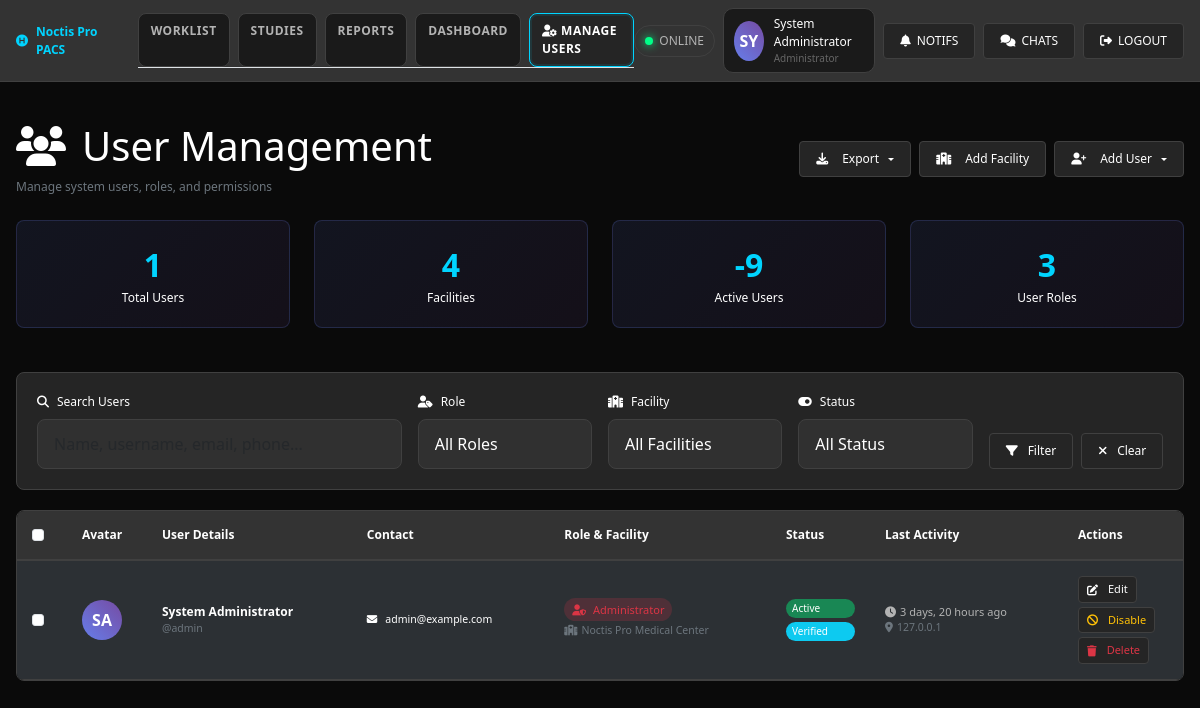
/admin-panel/users/ (signed in), run on an earlier commit of the app's database.
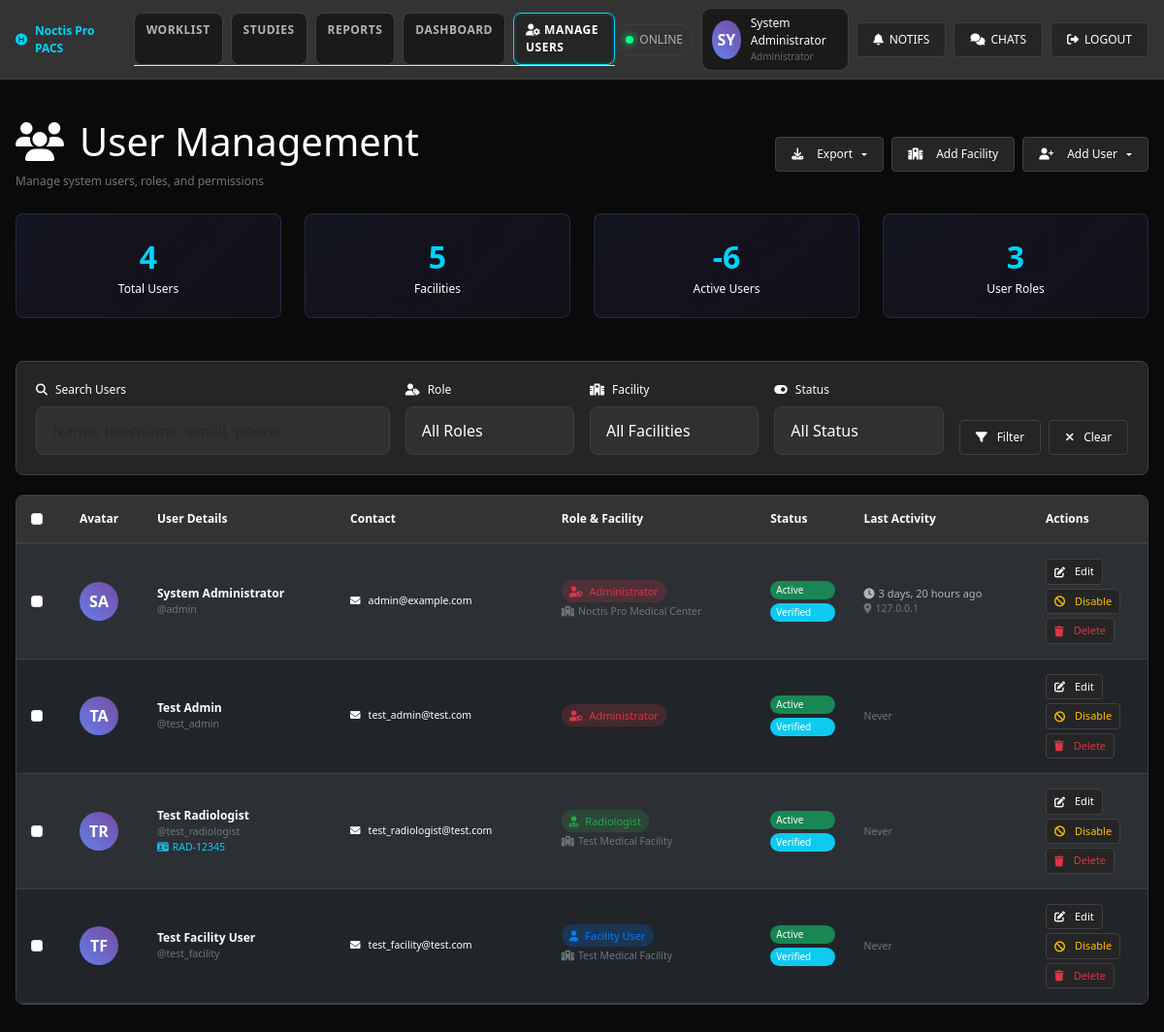
And on a later commit of the database.
### accounts/models.py (models this page shows, shortened)
class User(AbstractUser):
    USER_ROLES = (
        ('admin', 'Administrator'),
        ('radiologist', 'Radiologist'),
        ('facility', 'Facility User'),
    )
    role = models.CharField(max_length=20, choices=USER_ROLES, default='facility')
    facility = models.ForeignKey(Facility, on_delete=models.CASCADE, null=True, blank=True)
    phone = models.CharField(max_length=20, blank=True)
    license_number = models.CharField(max_length=100, blank=True)
    specialization = models.CharField(max_length=100, blank=True)
    is_verified = models.BooleanField(default=False)
    last_login_ip = models.GenericIPAddressField(null=True, blank=True)
    created_at = models.DateTimeField(auto_now_add=True)
    updated_at = models.DateTimeField(auto_now=True)
    def is_admin(self):
        if getattr(self, 'is_superuser', False) or getattr(self, 'is_staff', False):
            return True
        return self.role == 'admin'

class Facility(models.Model):
    name = models.CharField(max_length=200)
    address = models.TextField()
    phone = models.CharField(max_length=20)
    email = models.EmailField()
    license_number = models.CharField(max_length=100, unique=True)
    letterhead = models.ImageField(upload_to='letterheads/', null=True, blank=True)
    ae_title = models.CharField(max_length=32, blank=True, default='')
    is_active = models.BooleanField(default=True)
    created_at = models.DateTimeField(auto_now_add=True)
    updated_at = models.DateTimeField(auto_now=True)
    class Meta:
        verbose_name_plural = "Facilities"

### admin_panel/views.py (the view, shortened to what this page needs)
# urls.py: path('users/', views.user_management, name='user_management'),
@login_required
@user_passes_test(is_admin)
def user_management(request):
    users = User.objects.select_related('facility').all()
    search_query = request.GET.get('search', '')
    role_filter = request.GET.get('role', '')
    if role_filter:
        users = users.filter(role=role_filter)
    facility_filter = request.GET.get('facility', '')
    if facility_filter:
        users = users.filter(facility_id=facility_filter)
    status_filter = request.GET.get('status', '')
    if status_filter == 'active':
        users = users.filter(is_active=True)
    elif status_filter == 'inactive':
        users = users.filter(is_active=False)
    elif status_filter == 'verified':
        users = users.filter(is_verified=True)
    elif status_filter == 'unverified':
        users = users.filter(is_verified=False)
    export_format = request.GET.get('export', '')
    if export_format:
        return export_users(users, export_format)
    paginator = Paginator(users, 20)
    page_number = request.GET.get('page')
    users_page = paginator.get_page(page_number)
    facilities = Facility.objects.filter(is_active=True)
    context = {
        'users': users_page,
        'facilities': facilities,
        'search_query': search_query,
        'role_filter': role_filter,
        'facility_filter': facility_filter,
        'user_roles': User.USER_ROLES,
    }
    return render(request, 'admin_panel/user_management.html', context)

### admin_panel/views.py (called while the page is built)
def is_admin(user):
    return user.is_authenticated and user.is_admin()

### templates/admin_panel/user_management.html (shortened to what the changed rows need)
{% load static %}
<!DOCTYPE html>
<html lang="en">
<head>
    <link href="https://cdn.jsdelivr.net/npm/bootstrap@5.3.0/dist/css/bootstrap.min.css" rel="stylesheet">
    <link href="https://cdnjs.cloudflare.com/ajax/libs/font-awesome/6.4.0/css/all.min.css" rel="stylesheet">
</head>
<body>
    <div class="dashboard-container">
        <nav class="top-navbar">
            <div class="nav-right">
                <div class="user-info">
                    <div class="user-avatar">{{ user.get_full_name|default:user.username|slice:":2"|upper }}</div>
                    <div>
                        <div>{{ user.get_full_name|default:user.username }}</div>
                        <div style="color: var(--text-muted); font-size: 10px;">{% if user.role == 'admin' %}Administrator{% elif user.role == 'radiologist' %}Radiologist{% else %}Facility User{% endif %}</div>
                    </div>
                </div>
            </div>
        </nav>
        <div class="main-content">
<div class="py-4">
    <div class="row mb-4">
        <div class="col-12">
            <div class="d-flex justify-content-between align-items-center flex-wrap">
                <div>
                    <h1 class="text-white mb-2">
                        <i class="fas fa-users me-3"></i>User Management
                    </h1>
                </div>
            </div>
        </div>
    </div>
    <div class="row mb-4">
        <div class="col-md-3">
            <div class="stats-card text-center">
                <div class="stats-number">{{ users.paginator.count }}</div>
                <div class="text-white">Total Users</div>
            </div>
        </div>
        <div class="col-md-3">
            <div class="stats-card text-center">
                <div class="stats-number">{{ facilities.count }}</div>
                <div class="text-white">Facilities</div>
            </div>
        </div>
        <div class="col-md-3">
            <div class="stats-card text-center">
                <div class="stats-number">{{ users.paginator.count|add:"-10" }}</div>
                <div class="text-white">Active Users</div>
            </div>
        </div>
    </div>
    <div class="user-table">
        <table class="table table-dark table-striped mb-0">
            <thead>
                <tr>
                    <th width="50">
                        <input type="checkbox" class="form-check-input" id="selectAll">
                    </th>
                    <th width="80">Avatar</th>
                    <th>User Details</th>
                    <th>Contact</th>
                    <th>Role & Facility</th>
                    <th>Status</th>
                    <th>Last Activity</th>
                    <th width="120">Actions</th>
                </tr>
            </thead>
            <tbody>
                {% for user in users %}
                <tr>
                    <td>
                        <input type="checkbox" class="form-check-input user-checkbox" value="{{ user.id }}">
                    </td>
                    <td>
                        <div class="user-avatar">
                            {{ user.first_name|first|default:user.username|first|upper }}{{ user.last_name|first|upper }}
                        </div>
                    </td>
                    <td>
                        <div>
                            <strong class="text-white">{{ user.first_name }} {{ user.last_name }}</strong>
                        </div>
                        <div class="small text-secondary">@{{ user.username }}</div>
                        {% if user.license_number %}
                            <div class="small text-info">
                                <i class="fas fa-id-card me-1"></i>{{ user.license_number }}
                            </div>
                        {% endif %}
                    </td>
                    <td>
                        <div class="small text-white">
                            <i class="fas fa-envelope me-2"></i>{{ user.email|default:"No email" }}
                        </div>
                    </td>
                    <td>
                        <span class="role-badge role-{{ user.role }}">
                            {% if user.role == 'admin' %}
                                <i class="fas fa-user-shield me-1"></i>
                            {% elif user.role == 'radiologist' %}
                                <i class="fas fa-user-md me-1"></i>
                            {% else %}
                                <i class="fas fa-user me-1"></i>
                            {% endif %}
                            {{ user.get_role_display }}
                        </span>
                        {% if user.facility %}
                            <div class="small text-secondary mt-1">
                                <i class="fas fa-hospital me-1"></i>{{ user.facility.name }}
                            </div>
                        {% endif %}
                    </td>
                    <td>
                        <div class="d-flex flex-column gap-1">
                            <span class="user-status-badge {% if user.is_active %}bg-success{% else %}bg-danger{% endif %}">
                                {% if user.is_active %}Active{% else %}Inactive{% endif %}
                            </span>
                            <span class="user-status-badge {% if user.is_verified %}bg-info{% else %}bg-warning{% endif %}">
                                {% if user.is_verified %}Verified{% else %}Pending{% endif %}
                            </span>
                        </div>
                    </td>
                    <td>
                        {% if user.last_login %}
                            <div class="last-login">
                                <i class="fas fa-clock me-1"></i>{{ user.last_login|timesince }} ago
                            </div>
                            {% if user.last_login_ip %}
                                <div class="small text-secondary">
                                    <i class="fas fa-map-marker-alt me-1"></i>{{ user.last_login_ip }}
                                </div>
                            {% endif %}
                        {% else %}
                            <span class="text-secondary small">Never</span>
                        {% endif %}
                    </td>
                    <td>
                        <div class="btn-group-vertical" role="group">
                            <a href="{% url 'admin_panel:user_edit' user.id %}" class="btn-control btn-sm mb-1">
                                <i class="fas fa-edit me-1"></i>Edit
                            </a>
                            {% if user.is_active %}
                                <button type="button" class="btn-control btn-sm text-warning mb-1" onclick="toggleUserStatus({{ user.id }}, false)"  >
                                    <i class="fas fa-ban me-1"></i>Disable
                                </button>
                            {% else %}
                                <button type="button" class="btn-control btn-sm text-success mb-1" onclick="toggleUserStatus({{ user.id }}, true)"  >
                                    <i class="fas fa-check me-1"></i>Enable
                                </button>
                            {% endif %}
                            <button type="button" class="btn-control btn-sm text-danger" onclick="deleteUser({{ user.id }}, '{{ user.username|escapejs }}')"  >
                                <i class="fas fa-trash me-1"></i>Delete
                            </button>
                        </div>
                    </td>
                </tr>
                {% endfor %}
            </tbody>
        </table>
    </div>
</div>
        </div>
    </div>
</body>
</html>

What changed in the data, as far as the page shows it:
added User: first_name|first "T", last_name|first "A", first_name "Test", last_name "Admin", username "test_admin", email "test_admin@test.com", role "Administrator", is_active "Active", is_verified "Verified", shows "Never"
added User: first_name|first "T", last_name|first "R", first_name "Test", last_name "Radiologist", username "test_radiologist", license_number "RAD-12345", email "test_radiologist@test.com", role "Radiologist", facility.name "Test Medical Facility", is_active "Active", is_verified "Verified", shows "Never"
added User: first_name|first "T", last_name|first "F", first_name "Test", last_name "Facility User", username "test_facility", email "test_facility@test.com", role "Facility User", facility.name "Test Medical Facility", is_active "Active", is_verified "Verified", shows "Never"
Also different on the page:
{{ users.paginator.count }}: "1" → "4"
{{ facilities.count }}: "4" → "5"
{{ users.paginator.count|add:"-10" }}: "-9" → "-6"
